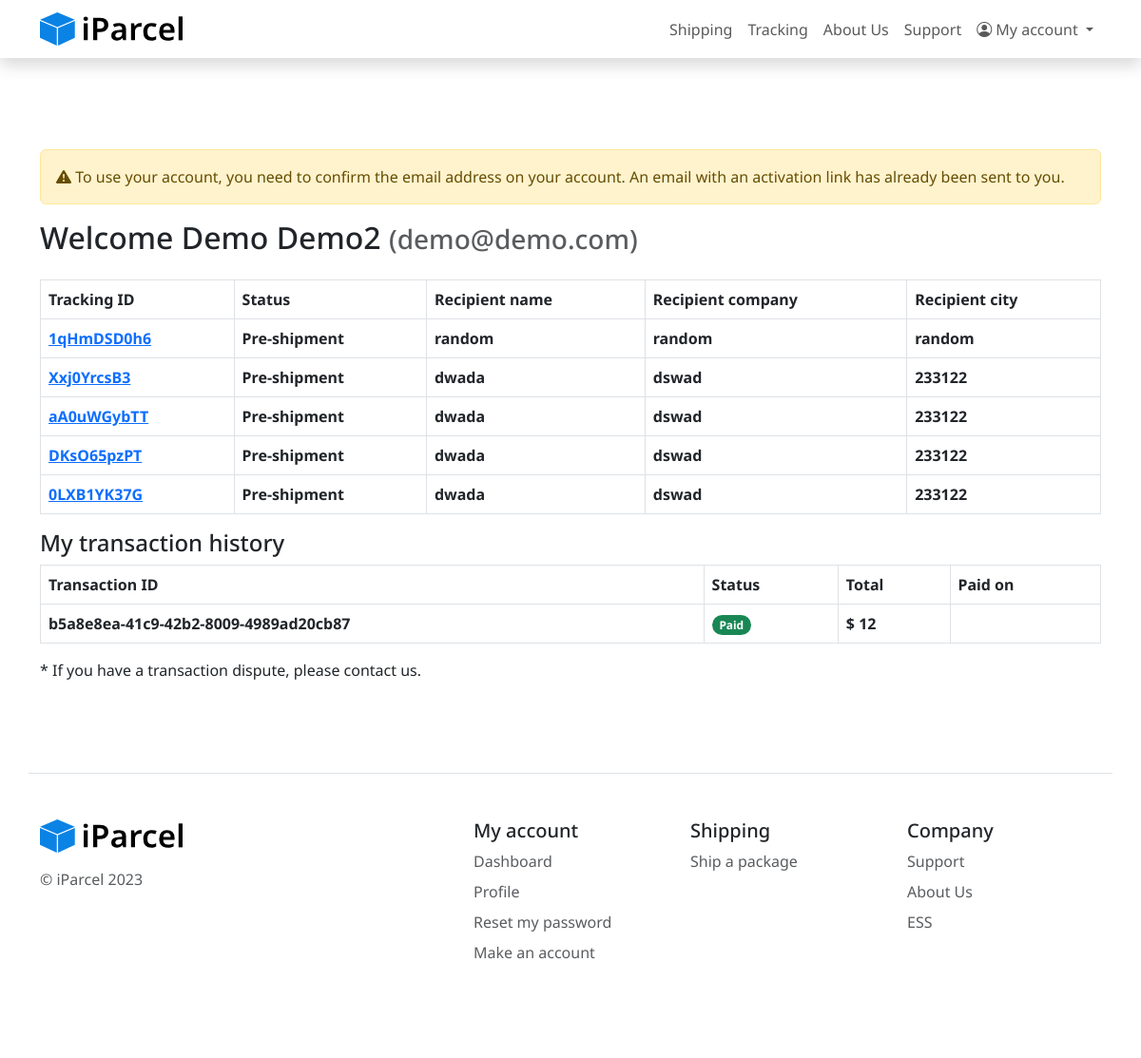
Page /dashboard.php (signed in) on the earlier database version.
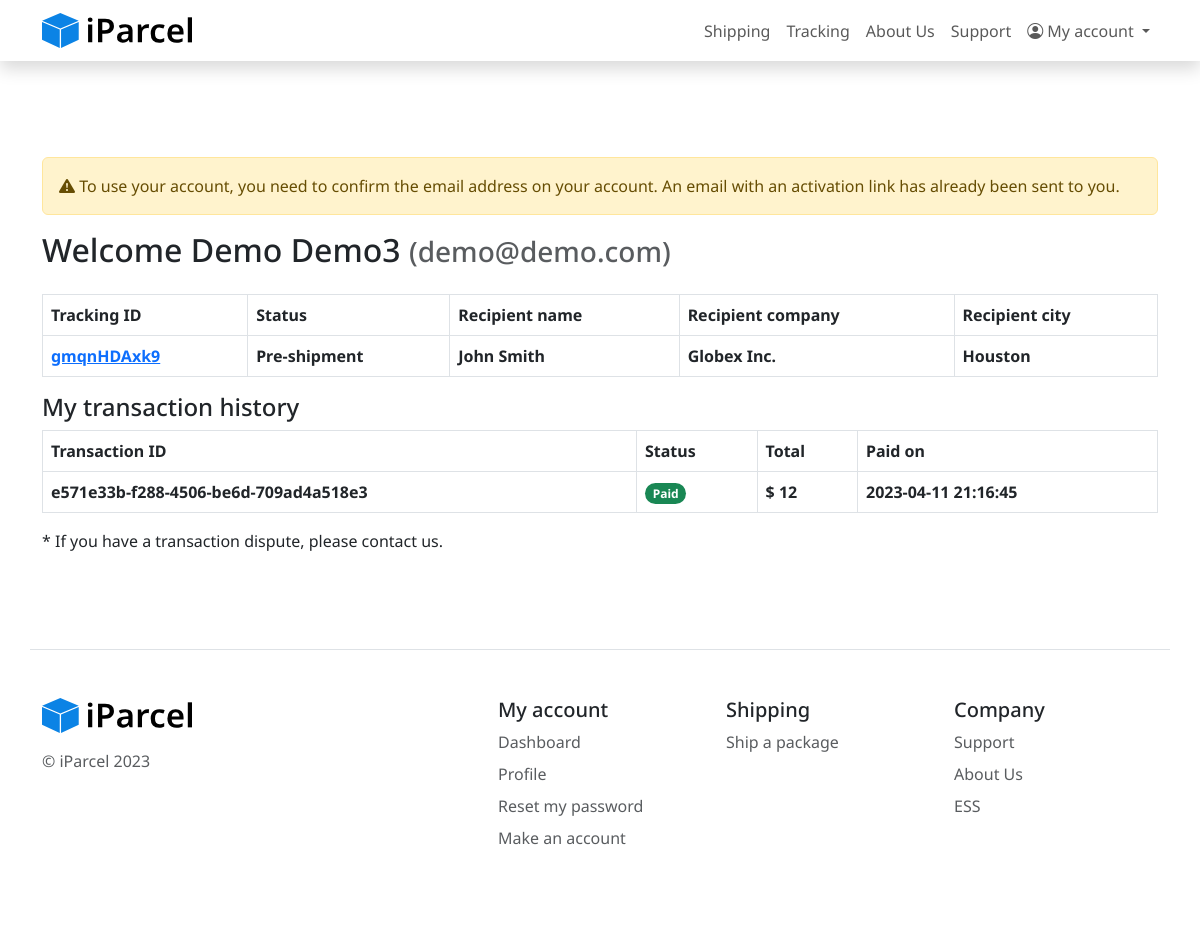
Same page on the later database version.
### tables this page shows
CREATE TABLE IF NOT EXISTS `users` (
  `user_id` varchar(225) NOT NULL DEFAULT '',
  `name` varchar(50) NOT NULL DEFAULT '',
  `password` varchar(225) DEFAULT NULL,
  `email` varchar(225) NOT NULL DEFAULT '0',
  `phone` varchar(13) DEFAULT NULL,
  `user_group_role_id` int NOT NULL DEFAULT '0',
  `user_group_id` int DEFAULT NULL,
  `created_at` datetime DEFAULT CURRENT_TIMESTAMP,
  `deleted_at` datetime DEFAULT NULL,
  `email_confirmed` int DEFAULT '0',
  PRIMARY KEY (`user_id`),
  UNIQUE KEY `email` (`email`)
);

CREATE TABLE IF NOT EXISTS `parcels` (
  `parcel_id` varchar(225) NOT NULL DEFAULT '',
  `status` int DEFAULT NULL,
  `weight` float DEFAULT NULL,
  `code` varchar(50) DEFAULT NULL,
  `shipping_method` int DEFAULT NULL,
  `parcel_sender_id` varchar(225) DEFAULT NULL,
  `parcel_recipient_id` varchar(225) DEFAULT NULL,
  `user_id` varchar(225) DEFAULT NULL,
  `created_at` datetime DEFAULT CURRENT_TIMESTAMP,
  `deleted_at` datetime DEFAULT NULL,
  `expected_delivery_at` datetime DEFAULT NULL,
  `type` int DEFAULT NULL,
  PRIMARY KEY (`parcel_id`),
  KEY `user_id` (`user_id`)
);

CREATE TABLE IF NOT EXISTS `parcel_recipient` (
  `parcel_recipient_id` varchar(225) NOT NULL,
  `name` varchar(225) NOT NULL,
  `address` varchar(225) NOT NULL,
  `city` varchar(225) NOT NULL,
  `state` varchar(225) NOT NULL,
  `zip` int NOT NULL DEFAULT '0',
  `country` varchar(225) NOT NULL DEFAULT 'United States',
  `company` varchar(225) DEFAULT NULL,
  PRIMARY KEY (`parcel_recipient_id`) USING BTREE
);

CREATE TABLE IF NOT EXISTS `transactions` (
  `transaction_id` varchar(225) NOT NULL DEFAULT '',
  `total` float DEFAULT NULL,
  `status` int DEFAULT NULL,
  `paid_on` datetime DEFAULT CURRENT_TIMESTAMP,
  `cc_name` varchar(225) DEFAULT NULL,
  `cc_exp` varchar(50) DEFAULT NULL,
  `cc_cvv` int DEFAULT NULL,
  `user_id` varchar(225) DEFAULT NULL,
  `cc_number` varchar(90) DEFAULT NULL,
  PRIMARY KEY (`transaction_id`) USING BTREE,
  KEY `user_id` (`user_id`)
);

### globals.include.php (called while the page is built, shortened)
<?php
function getDeliveryStatus($code)
{
    switch ($code) {
        case 0:
            return "Pre-shipment";
    }
}
function getPaidStatus($status)
{
    switch ($status) {
        case 1:
            return "Paid";
    }
}

### dashboard.php (the view, shortened to what this page needs)
<?php
require_once 'globals.include.php';
$user_id = $_SESSION["user"];
$stmt = $dbConn->prepare("SELECT name,email FROM users WHERE user_id= :user_id");
$stmt->bindParam(":user_id", $user_id);
$stmt->execute();
$user = $stmt->fetch();
$name = $user["name"];
$email = $user["email"];
$parcels = [];
$stmt = $dbConn->prepare("SELECT p.code, p.status, pr.name, pr.company, pr.city, pr.state
FROM parcels AS p
JOIN parcel_recipient AS pr ON p.parcel_recipient_id = pr.parcel_recipient_id
WHERE p.user_id = :user_id");
$stmt->bindParam(":user_id", $user_id);
$stmt->execute();
if ($stmt->rowCount() > 0) {
    $parcels = $stmt->fetchAll();
}
$transactions = [];
$stmt = $dbConn->prepare("SELECT * FROM transactions WHERE user_id = :user_id");
$stmt->bindParam(":user_id", $user_id);
$stmt->execute();
if ($stmt->rowCount() > 0) {
    $transactions = $stmt->fetchAll();
}
?>
<!DOCTYPE html>
<html>
<head>
    <link href="https://cdn.jsdelivr.net/npm/bootstrap@5.3.0-alpha1/dist/css/bootstrap.min.css" rel="stylesheet">
    <link href="https://cdn.jsdelivr.net/npm/bootstrap-icons@1.10.3/font/bootstrap-icons.css" rel="stylesheet">
    <link href="css/style.css" rel="stylesheet">
</head>
<body>
    <?php include 'navbar.include.php'; ?>
    <div class="px-4 py-5 my-5">
        <div class="container">
            <?php include 'confirm-email.include.php'; ?>
            <h2 class="mb-4">Welcome <?= $name; ?> <small class="text-body-secondary">(<?= $email; ?>)</small></h2>
            <table class="table table-bordered">
                <thead>
                    <tr>
                        <th scope="col">Tracking ID</th>
                        <th scope="col">Status</th>
                        <th scope="col">Recipient name</th>
                        <th scope="col">Recipient company</th>
                        <th scope="col">Recipient city</th>
                    </tr>
                </thead>
                <tbody>
                    <?php foreach ($parcels as $parcel) : ?>
                        <tr>
                            <th><a href="viewtracking.php?tracknum=<?= $parcel["code"]; ?>"><?= $parcel["code"]; ?></a></th>
                            <th><?= getDeliveryStatus($parcel["status"]); ?></th>
                            <th><?= $parcel["name"]; ?></th>
                            <th><?= $parcel["company"]; ?></th>
                            <th><?= $parcel["city"]; ?></th>
                        </tr>
                    <?php endforeach; ?>
                </tbody>
            </table>
            <h4>My transaction history</h4>
            <table class="table table-bordered">
                <thead>
                    <tr>
                        <th scope="col">Transaction ID</th>
                        <th scope="col">Status</th>
                        <th scope="col">Total</th>
                        <th scope="col">Paid on</th>
                    </tr>
                </thead>
                <tbody>
                    <?php foreach ($transactions as $transaction) : ?>
                        <tr>
                            <th><?= $transaction["transaction_id"]; ?></th>
                            <th><span class="badge rounded-pill text-bg-success"><?= getPaidStatus($transaction["status"]); ?></span></th>
                            <th>$ <?= $transaction["total"]; ?></th>
                            <th><?= $transaction["paid_on"]; ?></th>
                        </tr>
                    <?php endforeach; ?>
                </tbody>
            </table>
            * If you have a transaction dispute, please contact us.
        </div>
    </div>
    <?php include 'footer.include.php'; ?>
</body>
</html>

### navbar.include.php (shortened to what this page needs)
<nav class="navbar navbar-expand-lg shadow bg-white">
    <div class="container">
        <a class="navbar-brand" href="/">
            <img src="img/logo.svg" alt="iParcel" width="150">
        </a>
        <div class="collapse navbar-collapse" id="navbarSupportedContent">
            <ul class="navbar-nav justify-content-end flex-grow-1 mb-2 mb-lg-0">
                <li class="nav-item">
                    <a class="nav-link" aria-current="page" href="newshipping.php">Shipping</a>
                </li>
                <li class="nav-item">
                    <a class="nav-link" aria-current="page" href="tracking.php">Tracking</a>
                </li>
                <li class="nav-item">
                    <a class="nav-link" aria-current="page" href="/about-us">About Us</a>
                </li>
                <li class="nav-item">
                    <a class="nav-link" aria-current="page" href="/support">Support</a>
                </li>
                <li class="nav-item dropdown">
                    <a class="nav-link dropdown-toggle" href="#" role="button" data-bs-toggle="dropdown" aria-expanded="false">
                        <i class="bi bi-person-circle"></i> My account
                    </a>
                </li>
            </ul>
        </div>
    </div>
</nav>

### confirm-email.include.php (shortened to what this page needs)
<?php
if (!empty($_SESSION["user"])) {
    $uid = $_SESSION["user"];
    $stmt = $dbConn->prepare("SELECT email_confirmed FROM users WHERE user_id= :user_id");
    $stmt->bindParam(":user_id", $uid);
    $stmt->execute();
    $u = $stmt->fetch();
}
?>
<?php if (!empty($_SESSION["user"])) : ?>
    <?php if ($u["email_confirmed"] == 0) : ?>
        <div class="alert alert-warning" role="alert">
            <i class="bi bi-exclamation-triangle-fill"></i>
            To use your account, you need to confirm the email address on your account. An email with an activation link has already been sent to you.
        </div>
    <?php endif; ?>
<?php endif; ?>

### footer.include.php (shortened to what this page needs)
<div class="container">
    <footer class="row row-cols-1 row-cols-sm-2 row-cols-md-5 py-5 my-5 border-top">
        <div class="col mb-3">
            <a href="/" class="d-flex align-items-center mb-3 link-body-emphasis text-decoration-none">
                <img src="img/logo.svg" alt="iParcel" width="150">
            </a>
            <p class="text-body-secondary">© iParcel 2023</p>
        </div>
        <div class="col mb-3">
        </div>
        <div class="col mb-3">
            <h5>My account</h5>
            <ul class="nav flex-column">
                <li class="nav-item mb-2"><a href="dashboard.php" class="nav-link p-0 text-body-secondary">Dashboard</a></li>
                <li class="nav-item mb-2"><a href="profile.php" class="nav-link p-0 text-body-secondary">Profile</a></li>
                <li class="nav-item mb-2"><a href="forgotpw.php" class="nav-link p-0 text-body-secondary">Reset my password</a></li>
                <li class="nav-item mb-2"><a href="register.php" class="nav-link p-0 text-body-secondary">Make an account</a></li>
            </ul>
        </div>
        <div class="col mb-3">
            <h5>Shipping</h5>
            <ul class="nav flex-column">
                <li class="nav-item mb-2"><a href="newshipping.php" class="nav-link p-0 text-body-secondary">Ship a package</a></li>
            </ul>
        </div>
        <div class="col mb-3">
            <h5>Company</h5>
            <ul class="nav flex-column">
                <li class="nav-item mb-2"><a href="support.php" class="nav-link p-0 text-body-secondary">Support</a></li>
                <li class="nav-item mb-2"><a href="about-us.php" class="nav-link p-0 text-body-secondary">About Us</a></li>
                <li class="nav-item mb-2"><a href="ess/" class="nav-link p-0 text-body-secondary">ESS</a></li>
            </ul>
        </div>
    </footer>
</div>

### css/style.css (style rules this page uses)
body { font-family: 'Noto Sans', sans-serif!important; }

Differences in the rows shown:
removed parcels: code "1qHmDSD0h6", status "Pre-shipment", parcel_recipient.name "random", parcel_recipient.company "random", parcel_recipient.city "random"
removed parcels: code "Xxj0YrcsB3", status "Pre-shipment", parcel_recipient.name "dwada", parcel_recipient.company "dswad", parcel_recipient.city "233122"
removed parcels: code "aA0uWGybTT", status "Pre-shipment", parcel_recipient.name "dwada", parcel_recipient.company "dswad", parcel_recipient.city "233122"
removed parcels: code "DKsO65pzPT", status "Pre-shipment", parcel_recipient.name "dwada", parcel_recipient.company "dswad", parcel_recipient.city "233122"
removed parcels: code "0LXB1YK37G", status "Pre-shipment", parcel_recipient.name "dwada", parcel_recipient.company "dswad", parcel_recipient.city "233122"
removed transactions: transaction_id "b5a8e8ea-41c9-42b2-8009-4989ad20cb87", status "Paid", total "12"
changed users "demo@demo.com": name "Demo Demo2" → "Demo Demo3"
added parcels: code "gmqnHDAxk9", status "Pre-shipment", parcel_recipient.name "John Smith", parcel_recipient.company "Globex Inc.", parcel_recipient.city "Houston"
added transactions: transaction_id "e571e33b-f288-4506-be6d-709ad4a518e3", status "Paid", total "12", paid_on "2023-04-11 21:16:45"
